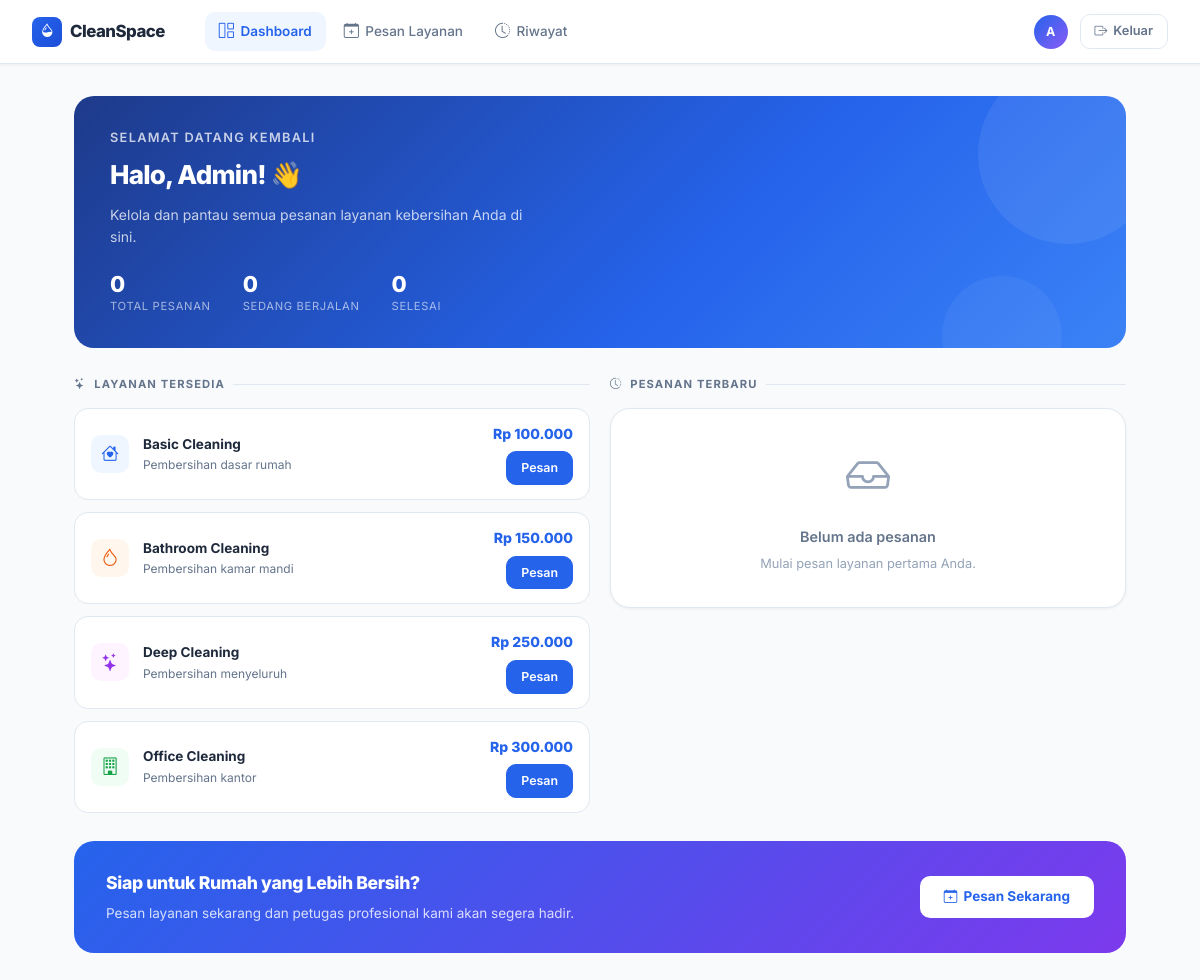
/user/dashboard.php (signed in), run on the app's committed database.
### tables this page shows
CREATE TABLE services (
    id           INTEGER PRIMARY KEY AUTOINCREMENT,
    nama_layanan TEXT NOT NULL,
    harga        TEXT,
    deskripsi    TEXT
);

### user/dashboard.php (the view, shortened to what this page needs)
<?php
include 'layout/header.php';
$userId = (int)$_SESSION['id'];
$totalPesanan  = (int)$db->querySingle("SELECT COUNT(*) FROM orders WHERE user_id = $userId");
$pesananAktif  = (int)$db->querySingle("SELECT COUNT(*) FROM orders WHERE user_id = $userId AND status != 'Selesai'");
$pesananSelesai = (int)$db->querySingle("SELECT COUNT(*) FROM orders WHERE user_id = $userId AND status = 'Selesai'");
$services = $db->query("SELECT * FROM services ORDER BY harga ASC");
$svcIcons = ['Basic Cleaning' => 'bi-house-heart', 'Deep Cleaning' => 'bi-stars', 'Office Cleaning' => 'bi-building', 'Bathroom Cleaning' => 'bi-droplet'];
$svcColors = [
  'Basic Cleaning'    => ['bg' => '#eff6ff', 'color' => '#2563eb'],
  'Deep Cleaning'     => ['bg' => '#fdf4ff', 'color' => '#9333ea'],
  'Office Cleaning'   => ['bg' => '#f0fdf4', 'color' => '#16a34a'],
  'Bathroom Cleaning' => ['bg' => '#fff7ed', 'color' => '#ea580c'],
];
?>
<div class="greeting-card">
  <div class="greeting-content">
    <div class="greeting-hi">Selamat datang kembali</div>
    <div class="greeting-name">Halo, <?= htmlspecialchars($_SESSION['nama']) ?>! 👋</div>
    <div class="greeting-sub">Kelola dan pantau semua pesanan layanan kebersihan Anda di sini.</div>
    <div class="greeting-stats">
      <div>
        <div class="greeting-stat-val"><?= $totalPesanan ?></div>
        <div class="greeting-stat-lbl">Total Pesanan</div>
      </div>
      <div>
        <div class="greeting-stat-val"><?= $pesananAktif ?></div>
        <div class="greeting-stat-lbl">Sedang Berjalan</div>
      </div>
      <div>
        <div class="greeting-stat-val"><?= $pesananSelesai ?></div>
        <div class="greeting-stat-lbl">Selesai</div>
      </div>
    </div>
  </div>
</div>
<div class="u-grid-2" style="margin-bottom:1.75rem;">
  <div>
    <div class="section-label"><i class="bi bi-stars"></i> Layanan Tersedia</div>
    <div style="display:flex;flex-direction:column;gap:.75rem;">
      <?php while ($svc = $services->fetchArray(SQLITE3_ASSOC)):
        $icon  = $svcIcons[$svc['nama_layanan']]  ?? 'bi-sparkles';
        $style = $svcColors[$svc['nama_layanan']] ?? ['bg' => '#f1f5f9', 'color' => '#64748b'];
      ?>
      <div style="background:var(--u-surface);border:1.5px solid var(--u-border);border-radius:var(--u-r-lg);padding:.875rem 1rem;display:flex;align-items:center;gap:.875rem;transition:all var(--u-t);"
           onmouseover="this.style.borderColor='#bfdbfe';this.style.transform='translateX(4px)'"
           onmouseout="this.style.borderColor='var(--u-border)';this.style.transform=''">
        <div style="width:38px;height:38px;border-radius:var(--u-r-md);background:<?= $style['bg'] ?>;color:<?= $style['color'] ?>;display:flex;align-items:center;justify-content:center;font-size:1.1rem;flex-shrink:0;">
          <i class="bi <?= $icon ?>"></i>
        </div>
        <div style="flex:1;min-width:0;">
          <div style="font-size:.845rem;font-weight:700;color:var(--u-text);"><?= htmlspecialchars($svc['nama_layanan']) ?></div>
          <div style="font-size:.75rem;color:var(--u-muted);"><?= htmlspecialchars($svc['deskripsi']) ?></div>
        </div>
        <div style="text-align:right;flex-shrink:0;">
          <div style="font-size:.875rem;font-weight:800;color:var(--u-primary);">Rp <?= number_format((int)$svc['harga'],0,',','.') ?></div>
          <a href="booking/create.php?service=<?= (int)$svc['id'] ?>" class="u-btn u-btn-primary u-btn-sm" style="margin-top:.375rem;">
            Pesan
          </a>
        </div>
      </div>
      <?php endwhile; ?>
    </div>
  </div>
  <div>
    <div class="section-label"><i class="bi bi-clock-history"></i> Pesanan Terbaru</div>
    <div class="u-card">
      <div class="u-card-body" style="padding:0 1.25rem;">
        <?php
        $no = 0; $emptyRiwayat = true;
        ?>
        <?php if ($emptyRiwayat): ?>
        <div class="u-empty" style="padding:2rem;">
          <i class="bi bi-inbox"></i>
          <div class="u-empty-title">Belum ada pesanan</div>
          <div class="u-empty-desc">Mulai pesan layanan pertama Anda.</div>
        </div>
        <?php endif; ?>
      </div>
    </div>
  </div>
</div>
<div class="cta-banner">
  <div class="cta-banner-text">
    <h3>Siap untuk Rumah yang Lebih Bersih?</h3>
    <p>Pesan layanan sekarang dan petugas profesional kami akan segera hadir.</p>
  </div>
  <a href="booking/create.php" class="cta-banner-btn">
    <i class="bi bi-calendar-plus"></i> Pesan Sekarang
  </a>
</div>
<?php include 'layout/footer.php'; ?>

### assets/css/user.css (style rules this page uses)
:root { --u-primary: #2563eb; --u-primary-dark: #1d4ed8; --u-primary-50: #eff6ff; --u-primary-100: #dbeafe; --u-success: #10b981; --u-warning: #f59e0b; --u-danger: #ef4444; --u-bg: #f8fafc; --u-surface: #ffffff; --u-border: #e2e8f0; --u-border-2: #f1f5f9; --u-text: #1e293b; --u-muted: #64748b; --u-light: #94a3b8; --u-shadow-sm: 0 1px 3px rgba(0,0,0,.06); --u-shadow-md: 0 4px 16px rgba(0,0,0,.08); --u-shadow-lg: 0 12px 32px rgba(0,0,0,.10); --u-r-sm: 6px; --u-r-md: 10px; --u-r-lg: 14px; --u-r-xl: 20px; --u-r-full: 9999px; --u-ease: cubic-bezier(.4,0,.2,1); --u-t: .18s var(--u-ease); --u-nav-height: 64px; }
*, *::before, *::after { box-sizing: border-box; }
html { -webkit-font-smoothing: antialiased; scroll-behavior: smooth; }
body { font-family: 'Inter', system-ui, sans-serif; background: var(--u-bg); color: var(--u-text); margin: 0; font-size: .9375rem; line-height: 1.6; padding-top: var(--u-nav-height); }
a { text-decoration: none; color: inherit; }
.greeting-card { background: linear-gradient(135deg, #1e3a8a 0%, #2563eb 60%, #3b82f6 100%); border-radius: var(--u-r-xl); padding: 2rem 2.25rem; color: #fff; margin-bottom: 1.75rem; position: relative; overflow: hidden; }
.greeting-card::before { content: ''; position: absolute; right: -2rem; top: -2rem; width: 180px; height: 180px; background: rgba(255,255,255,.07); border-radius: 50%; }
.greeting-card::after { content: ''; position: absolute; right: 4rem; bottom: -3rem; width: 120px; height: 120px; background: rgba(255,255,255,.05); border-radius: 50%; }
.greeting-content { position: relative; z-index: 1; }
.greeting-hi { font-size: .8rem; font-weight: 600; opacity: .75; text-transform: uppercase; letter-spacing: .1em; margin-bottom: .375rem; }
.greeting-name { font-size: 1.625rem; font-weight: 800; letter-spacing: -.03em; margin-bottom: .5rem; }
.greeting-sub { font-size: .875rem; opacity: .75; max-width: 420px; }
.greeting-stats { display: flex; gap: 2rem; margin-top: 1.5rem; }
.greeting-stat-val { font-size: 1.375rem; font-weight: 800; line-height: 1; }
.greeting-stat-lbl { font-size: .7rem; opacity: .6; margin-top: .2rem; text-transform: uppercase; letter-spacing: .06em; }
.u-card { background: var(--u-surface); border: 1px solid var(--u-border); border-radius: var(--u-r-xl); box-shadow: var(--u-shadow-sm); overflow: hidden; }
.u-card-body { padding: 1.5rem; }
.u-btn { display: inline-flex; align-items: center; gap: .4rem; font-family: 'Inter', sans-serif; font-size: .8125rem; font-weight: 600; padding: .575rem 1.25rem; border-radius: var(--u-r-md); border: 1.5px solid transparent; cursor: pointer; transition: all var(--u-t); white-space: nowrap; }
.u-btn-primary { background: var(--u-primary); border-color: var(--u-primary); color: #fff; }
.u-btn-sm { padding: .375rem .875rem; font-size: .775rem; }
.cta-banner { background: linear-gradient(135deg, var(--u-primary) 0%, #7c3aed 100%); border-radius: var(--u-r-xl); padding: 1.75rem 2rem; display: flex; align-items: center; justify-content: space-between; gap: 1.5rem; color: #fff; flex-wrap: wrap; }
.cta-banner-text h3 { font-size: 1.1rem; font-weight: 800; letter-spacing: -.02em; margin: 0 0 .375rem; }
.cta-banner-text p { font-size: .845rem; opacity: .8; margin: 0; }
.cta-banner-btn { background: #fff; color: var(--u-primary); font-size: .845rem; font-weight: 700; padding: .625rem 1.5rem; border-radius: var(--u-r-md); border: none; cursor: pointer; transition: all var(--u-t); white-space: nowrap; display: inline-flex; align-items: center; gap: .4rem; }
.u-empty { text-align: center; padding: 3rem 2rem; }
.u-empty i { font-size: 2.75rem; color: var(--u-light); display: block; margin-bottom: .875rem; }
.u-empty-title { font-size: .9rem; font-weight: 600; color: var(--u-muted); margin-bottom: .375rem; }
.u-empty-desc { font-size: .8rem; color: var(--u-light); }
.u-grid-2 { display: grid; grid-template-columns: 1fr 1fr; gap: 1.25rem; }
.section-label { font-size: .7rem; font-weight: 700; text-transform: uppercase; letter-spacing: .1em; color: var(--u-muted); margin-bottom: .875rem; display: flex; align-items: center; gap: .5rem; }
.section-label::after { content: ''; flex: 1; height: 1px; background: var(--u-border); }

### data on the page
services: nama_layanan "Basic Cleaning", deskripsi "Pembersihan dasar rumah", harga "100.000"
services: nama_layanan "Bathroom Cleaning", deskripsi "Pembersihan kamar mandi", harga "150.000"
services: nama_layanan "Deep Cleaning", deskripsi "Pembersihan menyeluruh", harga "250.000"
services: nama_layanan "Office Cleaning", deskripsi "Pembersihan kantor", harga "300.000"

### other printed values
$userInitial "A"
$_SESSION['nama'] "Admin"
$totalPesanan "0"
$pesananAktif "0"
$pesananSelesai "0"
